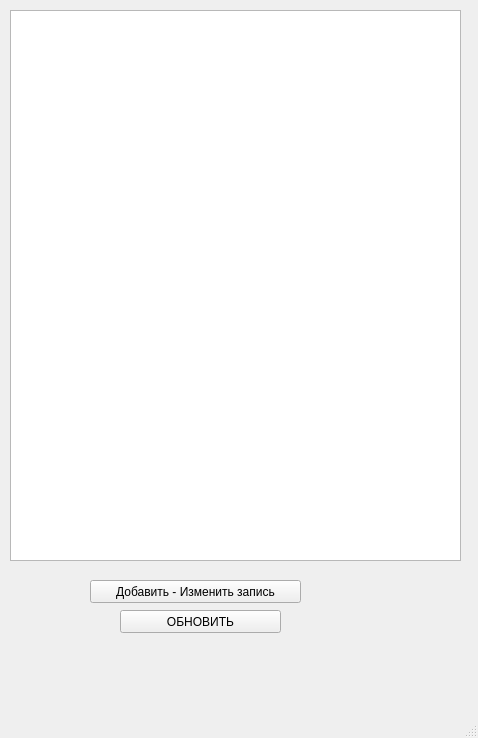
<?xml version="1.0" encoding="UTF-8"?>
<ui version="4.0">
 <class>MainWindow</class>
 <widget class="QMainWindow" name="MainWindow">
  <property name="geometry">
   <rect>
    <x>0</x>
    <y>0</y>
    <width>478</width>
    <height>738</height>
   </rect>
  </property>
  <property name="windowTitle">
   <string>MainWindow</string>
  </property>
  <widget class="QWidget" name="centralwidget">
   <widget class="QTextEdit" name="text">
    <property name="geometry">
     <rect>
      <x>10</x>
      <y>10</y>
      <width>451</width>
      <height>551</height>
     </rect>
    </property>
    <property name="readOnly">
     <bool>true</bool>
    </property>
   </widget>
   <widget class="QPushButton" name="btn">
    <property name="geometry">
     <rect>
      <x>90</x>
      <y>580</y>
      <width>211</width>
      <height>23</height>
     </rect>
    </property>
    <property name="text">
     <string>Добавить - Изменить запись</string>
    </property>
   </widget>
   <widget class="QPushButton" name="updat">
    <property name="geometry">
     <rect>
      <x>120</x>
      <y>610</y>
      <width>161</width>
      <height>23</height>
     </rect>
    </property>
    <property name="text">
     <string>ОБНОВИТЬ</string>
    </property>
   </widget>
  </widget>
  <widget class="QMenuBar" name="menubar">
   <property name="geometry">
    <rect>
     <x>0</x>
     <y>0</y>
     <width>478</width>
     <height>21</height>
    </rect>
   </property>
  </widget>
  <widget class="QStatusBar" name="statusbar"/>
 </widget>
 <resources/>
 <connections/>
</ui>
